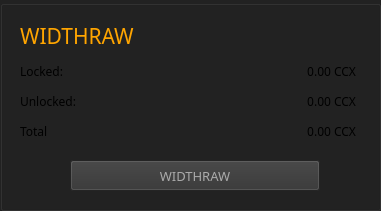
     <widget class="QGroupBox" name="widthraw">
      <property name="geometry">
       <rect>
        <x>870</x>
        <y>70</y>
        <width>381</width>
        <height>211</height>
       </rect>
      </property>
      <property name="styleSheet">
       <string notr="true">background-color: #222;</string>
      </property>
      <property name="title">
       <string/>
      </property>
      <widget class="QLabel" name="label_8">
       <property name="geometry">
        <rect>
         <x>20</x>
         <y>60</y>
         <width>81</width>
         <height>23</height>
        </rect>
       </property>
       <property name="font">
        <font>
         <family>Poppins</family>
         <pointsize>9</pointsize>
        </font>
       </property>
       <property name="text">
        <string>Locked:</string>
       </property>
      </widget>
      <widget class="QLabel" name="m_lockedDepositLabel">
       <property name="geometry">
        <rect>
         <x>210</x>
         <y>60</y>
         <width>121</width>
         <height>23</height>
        </rect>
       </property>
       <property name="font">
        <font>
         <family>Poppins</family>
         <pointsize>9</pointsize>
         <weight>50</weight>
         <bold>false</bold>
        </font>
       </property>
       <property name="text">
        <string notr="true">0.00</string>
       </property>
       <property name="alignment">
        <set>Qt::AlignRight|Qt::AlignTrailing|Qt::AlignVCenter</set>
       </property>
      </widget>
      <widget class="QLabel" name="m_tickerLabel1">
       <property name="geometry">
        <rect>
         <x>334</x>
         <y>60</y>
         <width>31</width>
         <height>23</height>
        </rect>
       </property>
       <property name="font">
        <font>
         <family>Poppins</family>
         <pointsize>9</pointsize>
        </font>
       </property>
       <property name="text">
        <string notr="true">CCX</string>
       </property>
      </widget>
      <widget class="QLabel" name="m_tickerLabel2">
       <property name="geometry">
        <rect>
         <x>334</x>
         <y>90</y>
         <width>31</width>
         <height>23</height>
        </rect>
       </property>
       <property name="font">
        <font>
         <family>Poppins</family>
         <pointsize>9</pointsize>
        </font>
       </property>
       <property name="text">
        <string notr="true">CCX</string>
       </property>
      </widget>
      <widget class="QLabel" name="m_unlockedDepositLabel">
       <property name="geometry">
        <rect>
         <x>210</x>
         <y>90</y>
         <width>121</width>
         <height>23</height>
        </rect>
       </property>
       <property name="font">
        <font>
         <family>Poppins</family>
         <pointsize>9</pointsize>
         <weight>50</weight>
         <bold>false</bold>
        </font>
       </property>
       <property name="text">
        <string notr="true">0.00</string>
       </property>
       <property name="alignment">
        <set>Qt::AlignRight|Qt::AlignTrailing|Qt::AlignVCenter</set>
       </property>
      </widget>
      <widget class="QPushButton" name="m_withdrawButton">
       <property name="geometry">
        <rect>
         <x>70</x>
         <y>160</y>
         <width>250</width>
         <height>31</height>
        </rect>
       </property>
       <property name="minimumSize">
        <size>
         <width>250</width>
         <height>30</height>
        </size>
       </property>
       <property name="font">
        <font>
         <family>Poppins</family>
         <pointsize>10</pointsize>
        </font>
       </property>
       <property name="styleSheet">
        <string notr="true">color: #aaa; background-color: #333; </string>
       </property>
       <property name="text">
        <string>WIDTHRAW</string>
       </property>
      </widget>
      <widget class="QLabel" name="label_7">
       <property name="geometry">
        <rect>
         <x>20</x>
         <y>20</y>
         <width>221</width>
         <height>31</height>
        </rect>
       </property>
       <property name="font">
        <font>
         <family>Poppins</family>
         <pointsize>16</pointsize>
         <weight>50</weight>
         <bold>false</bold>
        </font>
       </property>
       <property name="styleSheet">
        <string notr="true">color: orange;</string>
       </property>
       <property name="text">
        <string>WIDTHRAW</string>
       </property>
      </widget>
      <widget class="QLabel" name="label_9">
       <property name="geometry">
        <rect>
         <x>20</x>
         <y>90</y>
         <width>81</width>
         <height>23</height>
        </rect>
       </property>
       <property name="font">
        <font>
         <family>Poppins</family>
         <pointsize>9</pointsize>
        </font>
       </property>
       <property name="text">
        <string>Unlocked:</string>
       </property>
      </widget>
      <widget class="QLabel" name="label_13">
       <property name="geometry">
        <rect>
         <x>20</x>
         <y>120</y>
         <width>81</width>
         <height>23</height>
        </rect>
       </property>
       <property name="font">
        <font>
         <family>Poppins</family>
         <pointsize>9</pointsize>
        </font>
       </property>
       <property name="text">
        <string>Total</string>
       </property>
      </widget>
      <widget class="QLabel" name="m_totalDepositLabel">
       <property name="geometry">
        <rect>
         <x>210</x>
         <y>120</y>
         <width>121</width>
         <height>23</height>
        </rect>
       </property>
       <property name="font">
        <font>
         <family>Poppins</family>
         <pointsize>9</pointsize>
         <weight>50</weight>
         <bold>false</bold>
        </font>
       </property>
       <property name="text">
        <string notr="true">0.00</string>
       </property>
       <property name="alignment">
        <set>Qt::AlignRight|Qt::AlignTrailing|Qt::AlignVCenter</set>
       </property>
      </widget>
      <widget class="QLabel" name="m_tickerLabel3">
       <property name="geometry">
        <rect>
         <x>334</x>
         <y>120</y>
         <width>31</width>
         <height>23</height>
        </rect>
       </property>
       <property name="font">
        <font>
         <family>Poppins</family>
         <pointsize>9</pointsize>
        </font>
       </property>
       <property name="text">
        <string notr="true">CCX</string>
       </property>
      </widget>
     </widget>
